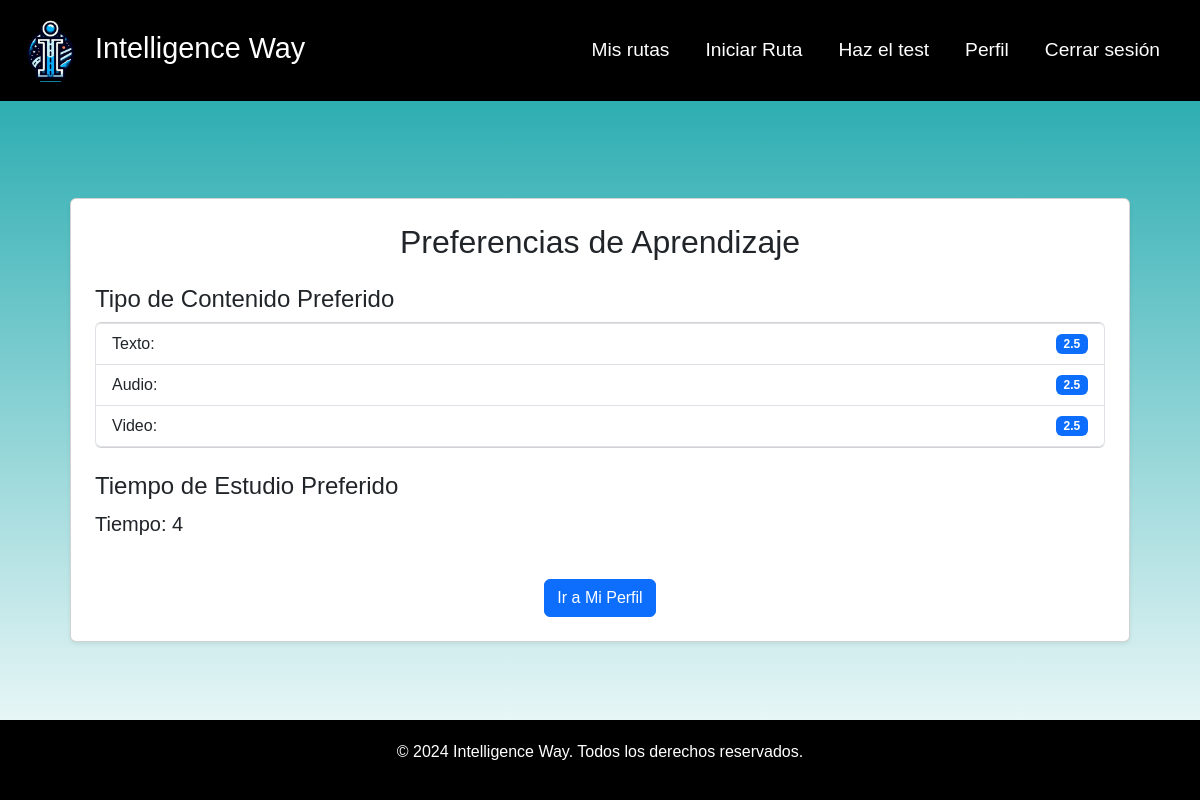
/preferences/calculo-preferencias/ (signed in), run on an earlier commit of the app's database.
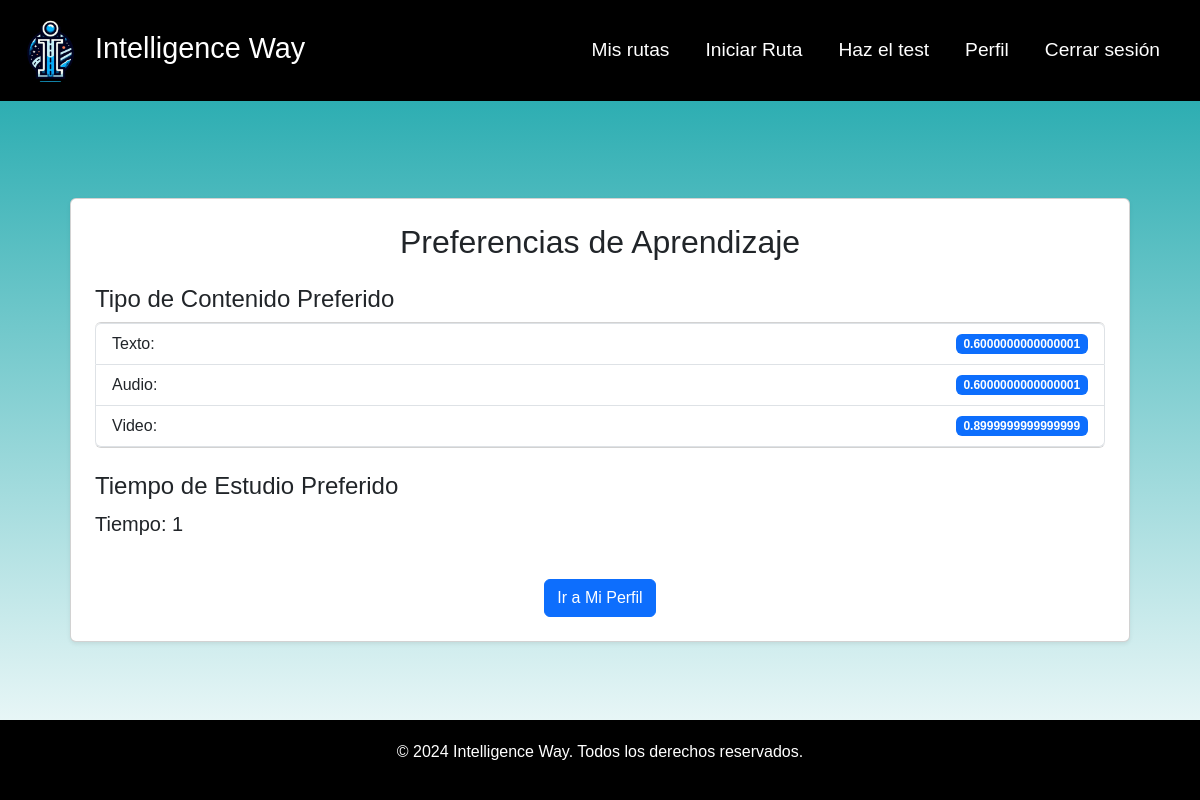
And on a later commit of the database.
### user/models.py (models this page shows, shortened)
class User(AbstractBaseUser, PermissionsMixin):
    ROLES = [
        ('admin', 'Admin'),
        ('usuario', 'Usuario')
    ]
    nombre = models.CharField(max_length=100)
    apellido = models.CharField(max_length=100)
    email = models.EmailField(unique=True)
    tiempo = models.IntegerField(default=1)
    content = models.FloatField(default=1)
    is_active = models.BooleanField(default=True)
    is_staff = models.BooleanField(default=False)
    preferenciaAudio = models.IntegerField(null=True)
    preferenciaVideo = models.IntegerField(null=True)
    preferenciaTexto = models.IntegerField(null=True)
    tiempoAprendizaje = models.IntegerField(null=True)
    objects = MyUserManager()
    USERNAME_FIELD = 'email'
    REQUIRED_FIELDS = ['nombre', 'apellido']

### preferences/views.py (the view)
# urls.py: path('calculo-preferencias/', views.CalculoPreferenciasView.as_view(), name='calculo_preferencias'),
class CalculoPreferenciasView(TemplateView):
    template_name = 'calculo_preferencias.html'  # Change the name according to your structure
    def get_context_data(self, **kwargs):
        context = super().get_context_data(**kwargs)
        usuario = self.request.user
        modelo_usuario = get_object_or_404(ModeloAprendizajeUsuario, usuario=usuario)
        preferencias_contenido = PreferenciasContenido(modelo_usuario)
        preferencias_tiempo = PreferenciasTiempo(modelo_usuario)
        usuario.preferenciaAudio = preferencias_contenido[1]  # Audio
        usuario.preferenciaVideo = preferencias_contenido[2]  # Video
        usuario.preferenciaTexto = preferencias_contenido[0]   # Text
        usuario.tiempoAprendizaje = preferencias_tiempo     # Learning time
        usuario.save()  # Save changes to the user
        context['preferencias_contenido'] = preferencias_contenido
        context['preferencias_tiempo'] = preferencias_tiempo
        return context

### route/algoritmo.py (called while the page is built)
def ValoracionTipoContenido(val1, val2):
    vfinal = None
    if val1 > val2:
        val2 = (val2 * 10) / 100
        vfinal = val2 * val1
    else:
        val1 = (val1 * 10) / 100
        vfinal = val1 * val2
    return vfinal

def ValoracionTiempoEstudio(TiempoEstudio1, TiempoEstudio2):
    vfinal = None
    dist_valores = abs(TiempoEstudio1 - TiempoEstudio2)
    if TiempoEstudio1 > TiempoEstudio2:
        TiempoEstudio1 = TiempoEstudio1 - 1
    else:
        TiempoEstudio2 = TiempoEstudio2 - 1
    vfinal = ((TiempoEstudio2 + TiempoEstudio1) / 2) - (dist_valores * 0.2)
    return math.floor(vfinal)

def PreferenciasContenido(obj):
    texto = ValoracionTipoContenido(obj.q1, obj.q5)
    audio = ValoracionTipoContenido(obj.q2, obj.q6)
    video = ValoracionTipoContenido(obj.q3, obj.q7)
    values = [texto, audio, video]
    return values

def PreferenciasTiempo(obj):
    tiempo = ValoracionTiempoEstudio(obj.q4, obj.q8)
    return tiempo

### preferences/templates/calculo_preferencias.html
{% extends "base.html" %}
{% block content %}
    <div class="container mt-5">
        <div class="card shadow-sm p-4">
            <h2 class="mb-4 text-center">Preferencias de Aprendizaje</h2>
            <h4>Tipo de Contenido Preferido</h4>
            <ul class="list-group">
                <li class="list-group-item d-flex justify-content-between align-items-center">
                    Texto: <span class="badge bg-primary">{{ preferencias_contenido.0 }}</span>
                </li>
                <li class="list-group-item d-flex justify-content-between align-items-center">
                    Audio: <span class="badge bg-primary">{{ preferencias_contenido.1 }}</span>
                </li>
                <li class="list-group-item d-flex justify-content-between align-items-center">
                    Video: <span class="badge bg-primary">{{ preferencias_contenido.2 }}</span>
                </li>
            </ul>
            <h4 class="mt-4">Tiempo de Estudio Preferido</h4>
            <p class="lead">Tiempo: <strong>{{ preferencias_tiempo }}</strong></p>
            <div class="text-center mt-4">
                <a href="{% url 'profile' %}" class="btn btn-primary">Ir a Mi Perfil</a>
            </div>
        </div>
    </div>
{% endblock %}

What changed in the data, as far as the page shows it:
changed User: preferenciaTexto "2.5" → "0.6000000000000001"; preferenciaAudio "2.5" → "0.6000000000000001"; preferenciaVideo "2.5" → "0.8999999999999999"
Also different on the page:
{{ preferencias_tiempo }}: "4" → "1"
